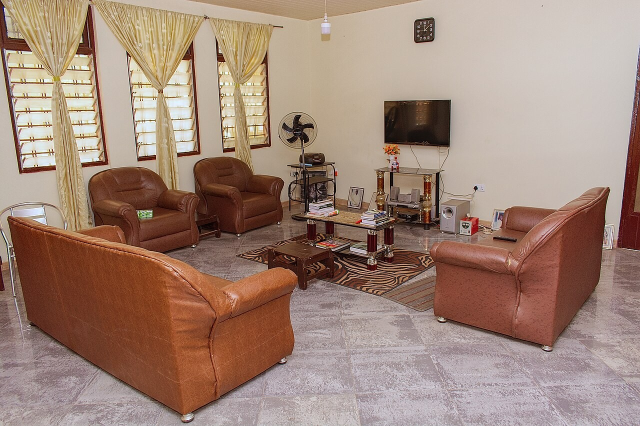
#> input picture spike/assets/rooms/color1.jpg, 1280 x 852 px (shown at 1/2 size); its folder holds only this picture in this run
$ python -i scale.py   (imports and definitions only)
#> lines starting #> are read from the running program, lines starting #| are printed output that depends on the picture; after the words box and inside, x2 and y2 are one past the last pixel; in counts of white or black regions, pixels touching at a corner belong together
#> further down, picture is the input picture: shape (852, 1280, 3); mean B, G, R 119.7, 133.7, 160.3
"""Put a real measurement into the room photo, using a sheet of A4.

Monocular metric depth is remarkable and it is still a guess. The model has
never seen this room and infers absolute distance from what rooms usually look
like, so a small room furnished like a large one comes back too big. On the
sample photos here the recovered camera height lands between 1.18 m and 1.45 m,
which is plausible for every one of them and therefore proves nothing: a ten
percent error is invisible and turns a 200×300 recommendation into a 220×330.

An A4 sheet fixes that, and it is the one ruler every household already owns.
Its dimensions are exact by definition — ISO 216 fixes A4 at 210×297 mm — so a
sheet lying on the floor gives the photo a known length in the same plane the
carpet will lie in. Everything the depth model got wrong about scale is a single
multiplicative factor, and one known length is enough to recover it.

The aspect ratio is what makes detection trustworthy rather than hopeful. A4's
ratio is √2, and after the sheet's corners are projected onto the recovered
floor plane, a correct detection *must* measure √2 on that plane. A book, a
tile, or a patch of sunlight will not, so the ratio is used to reject candidates
and only the length is used to measure. That also means a bad floor plane
rejects itself: project onto a wrong plane and the rectangle comes out skewed.
"""

from __future__ import annotations

from dataclasses import dataclass

import cv2
import numpy as np

from app.room.floor import FloorPlane

# ISO 216, in metres. Exact by definition, not measured.
A4_SHORT_M = 0.210
A4_LONG_M = 0.297
A4_RATIO = A4_LONG_M / A4_SHORT_M  # √2, near enough

# How far a candidate's measured ratio may sit from √2 and still be believed.
# Wide enough to survive a sheet that is not perfectly flat and a plane that is
# a degree or two off; far too tight for the ratio to be met by accident.
RATIO_TOLERANCE = 0.12

# The appearance tests are deliberately weak, because the strong test is
# geometric and comes later. A candidate only becomes a measurement if, once its
# corners are projected onto the floor plane, the rectangle it forms measures √2
# — and nothing in a room does that by accident. Tightening these two instead
# cost real detections: a white sheet on a cream tile floor is barely brighter
# than the tile, and demanding contrast lost every photo with a pale floor,
# which is most of them.
MAX_PAPER_SATURATION = 90  # 0..255, HSV S, inside the quad
MIN_BRIGHTER_THAN_SURROUND = -4  # inside minus ring; paper is never much darker

# A sheet smaller than this is too few pixels to corner accurately; larger than
# this and it is not a sheet, it is the floor.
MIN_AREA_FRACTION = 0.0008
MAX_AREA_FRACTION = 0.10

# The correction is refused outside this band. A metric depth model that is out
# by more than this has not mis-scaled the room, it has misunderstood it, and
# quietly multiplying by 3 would turn a wrong answer into a confident wrong
# answer.
MIN_SCALE = 0.5
MAX_SCALE = 2.0


@dataclass(frozen=True)
class ScaleReference:
    """A measured A4 sheet, and what it says about the photo's scale."""

    scale: float  # multiply every metric length by this
    corners_px: np.ndarray  # (4, 2) as found in the image
    measured_long_m: float  # the sheet's long side before correction
    measured_short_m: float
    ratio_error: float  # |measured ratio − √2| / √2

    # [4 lines left out: function correction_percent, not called in this run]


def _looks_like_paper(hsv: np.ndarray, quad: np.ndarray) -> bool:
    """Is the region inside this quadrilateral a pale sheet on a darker floor?"""
    inside = np.zeros(hsv.shape[:2], dtype=np.uint8)
    cv2.fillPoly(inside, [quad.astype(np.int32)], 1)
    if inside.sum() < 60:
        return False

    # A ring just outside the quad, as wide as a tenth of its own size, is what
    # "the floor around it" means. Dilating the quad and subtracting it is the
    # cheapest way to draw that ring for a shape of any orientation.
    span = int(np.sqrt(inside.sum()) * 0.35) | 1
    ring = cv2.dilate(inside, np.ones((span, span), np.uint8)) - inside
    if ring.sum() < 40:
        return False

    value = hsv[:, :, 2]
    saturation = hsv[:, :, 1]
    inside_value = float(np.median(value[inside > 0]))
    ring_value = float(np.median(value[ring > 0]))
    inside_saturation = float(np.median(saturation[inside > 0]))

    return (
        inside_saturation <= MAX_PAPER_SATURATION
        and inside_value - ring_value >= MIN_BRIGHTER_THAN_SURROUND
    )


def _paper_candidates(image_bgr: np.ndarray) -> list[np.ndarray]:
    """Quadrilaterals that could be a sheet of paper, largest first.

    Found by their edges rather than by their colour. A sheet's defining feature
    in a room photo is a hard four-sided boundary; its brightness only tells the
    two apart once the boundary is known, which is what `_looks_like_paper` is
    for.
    """
    hsv = cv2.cvtColor(image_bgr, cv2.COLOR_BGR2HSV)
#> hsv: shape (852, 1280, 3); mean H, S, V 36, 81.1, 160.5
    grey = cv2.cvtColor(image_bgr, cv2.COLOR_BGR2GRAY)
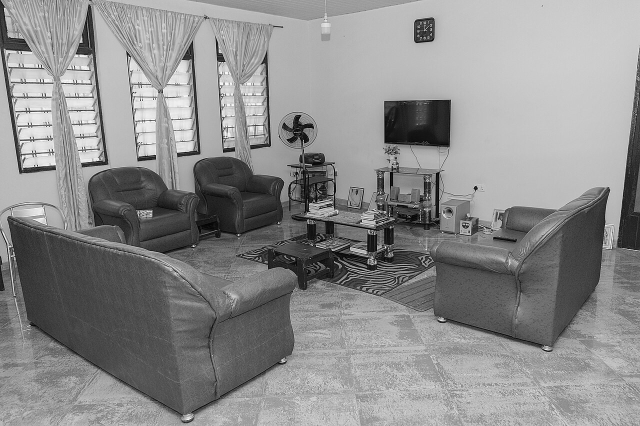
#> grey: shape (852, 1280) (shown at 1/2 size); min 0, max 255, mean 140.1
    # Local contrast first. A room photo is lit from one side, so a sheet in the
    # dim half sits at grey values a global threshold reads as shadow; CLAHE
    # equalises in tiles and gives its edges back.
    grey = cv2.createCLAHE(clipLimit=2.0, tileGridSize=(8, 8)).apply(grey)
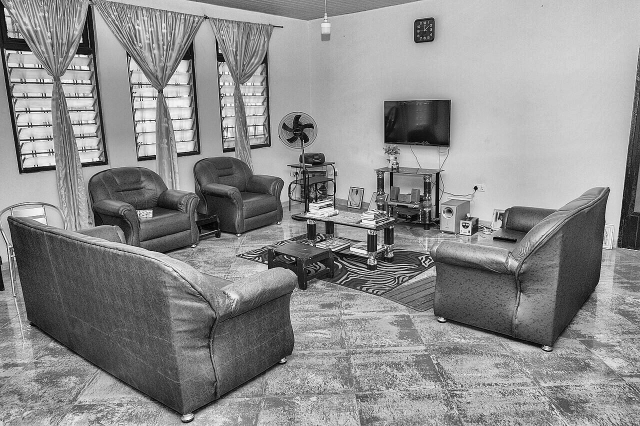
#> grey: shape (852, 1280) (shown at 1/2 size); min 0, max 255, mean 141.6
    grey = cv2.bilateralFilter(grey, 7, 60, 60)  # keep edges, lose floor texture

    # Otsu picks the threshold from this photo rather than from a constant, which
    # matters because the same sheet under window light and under a lamp is two
    # very different grey values.
    high, _ = cv2.threshold(grey, 0, 255, cv2.THRESH_BINARY + cv2.THRESH_OTSU)
#> high = 129
    edges = cv2.Canny(grey, int(high * 0.5), int(high))
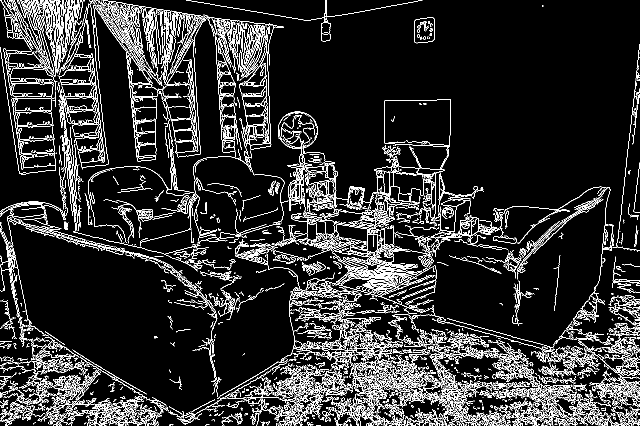
#> edges: shape (852, 1280) (shown at 1/2 size); 11% white in thin lines or dots
    # Closing, not dilation. Both bridge the one-pixel breaks a soft shadow
    # leaves in an edge, but dilation also thickens the band outward, and
    # `findContours` then traces the *inside* of that thickened band — pulling
    # every corner a pixel or two inward. On a sheet ninety pixels wide that is
    # a four to nine percent under-measurement, in one direction, every time:
    # precisely the systematic error this whole reference exists to remove.
    edges = cv2.morphologyEx(edges, cv2.MORPH_CLOSE, np.ones((3, 3), np.uint8))
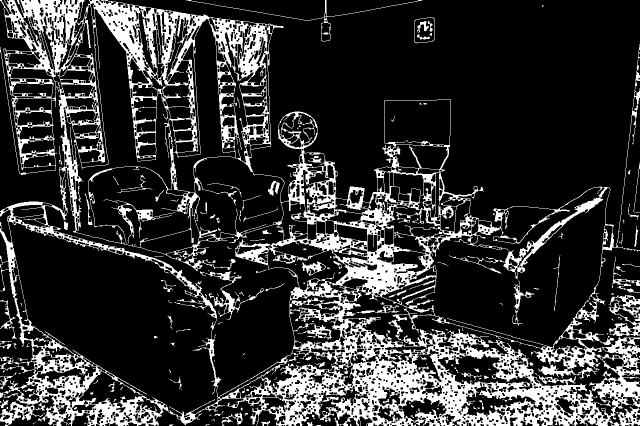
#> edges: shape (852, 1280) (shown at 1/2 size); 20.1% white; 182 white regions (90 under 20 px)

    contours, _ = cv2.findContours(edges, cv2.RETR_LIST, cv2.CHAIN_APPROX_SIMPLE)
#> contours = 2533 contours, 990 with area under 20; largest, box (x1, y1, x2, y2) and area: (0, 0, 1280, 852) 747864, (16, 442, 437, 834) 91983, (763, 374, 1221, 697) 74450, (89, 335, 599, 795) 50847, (149, 17, 344, 489) 28805
    frame_area = float(image_bgr.shape[0] * image_bgr.shape[1])
#> frame_area = 1090560

    found: list[tuple[float, np.ndarray]] = []
    for contour in contours:
        area = cv2.contourArea(contour)
        if not (MIN_AREA_FRACTION * frame_area <= area <= MAX_AREA_FRACTION * frame_area):
            continue
        # Insist on four corners. The tolerance is a fraction of the perimeter so
        # it scales with the sheet's size in the frame, not the photo's pixels.
        approx = cv2.approxPolyDP(contour, 0.02 * cv2.arcLength(contour, True), True)
        if len(approx) != 4 or not cv2.isContourConvex(approx):
            continue
        # A sheet is solid: this drops ring- and comb-shaped regions that happen
        # to have four extreme points.
        if area / max(cv2.contourArea(cv2.convexHull(contour)), 1.0) < 0.85:
            continue
        quad = approx.reshape(4, 2).astype(np.float32)
        if not _looks_like_paper(hsv, quad):
            continue
        # Corners to sub-pixel. `approxPolyDP` returns a contour vertex, which is
        # a whole pixel on the edge band; the measurement divides by a length of
        # eighty or a hundred pixels, so half a pixel per corner is half a
        # percent of the answer and it is free to remove.
        refined = cv2.cornerSubPix(
            grey,
            quad.copy(),
            (5, 5),
            (-1, -1),
            (cv2.TERM_CRITERIA_EPS + cv2.TERM_CRITERIA_MAX_ITER, 30, 0.01),
        )
        # Sub-pixel refinement can bolt onto a stronger nearby edge; keep it only
        # while it stays a correction rather than becoming a different corner.
        if np.all(np.linalg.norm(refined - quad, axis=1) < 3.0):
            quad = refined
        found.append((area, quad))
#> this loop made 2533 passes
#> area on pass 1556: 1523
#> area on passes 4, 5, 11, 13, 20, 21: 24, 23, 20, 26, 29.5, 46.5
#> after the loop, found = [(1523, [[673, 449], [733, 457], [734, 481], [675.7, 474.5]]), (1523, [[104, 252], [105, 275], [38, 276], [44, 253]])]

    found.sort(key=lambda pair: pair[0], reverse=True)
    return [corners for _, corners in found]


# [77 lines left out: functions _on_plane, _side_lengths, find_a4_scale, not called in this run]

>>> import cv2
>>> picture = cv2.imread('../../../spike/assets/rooms/color1.jpg')
>>> result = _paper_candidates(picture)
#> result = [[[673, 449], [733, 457], [734, 481], [675.7, 474.5]], [[104, 252], [105, 275], [38, 276], [44, 253]]]

$ run again, on spike/assets/rooms/color2.jpg
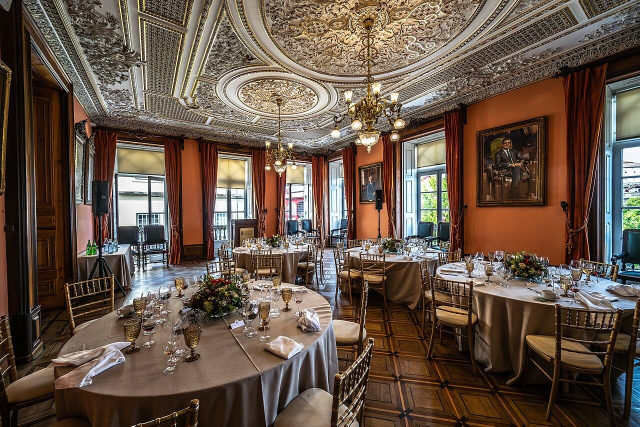
#> input picture spike/assets/rooms/color2.jpg, 1280 x 853 px (shown at 1/2 size)
#> picture is the input picture: shape (853, 1280, 3); mean B, G, R 71.3, 84.1, 101.7
#> hsv: shape (853, 1280, 3); mean H, S, V 28.8, 122.4, 104.9
#> in _paper_candidates, `grey = cv2.createCLAHE(clipLimit=2.0, tileGridSize=(8, 8)).apply(grey)`:
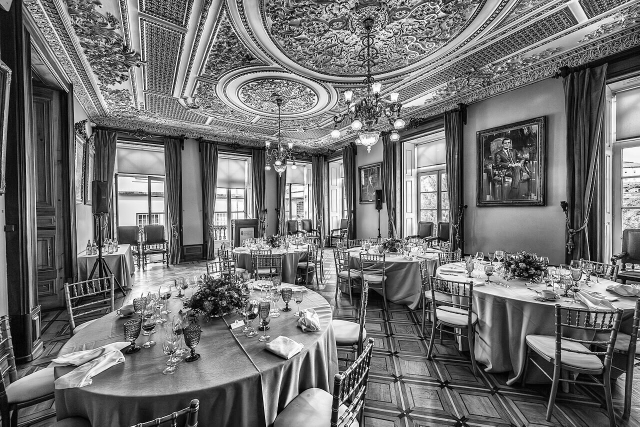
#> grey: shape (853, 1280) (shown at 1/2 size); min 0, max 255, mean 113.7
#> high = 119
#> in _paper_candidates, `edges = cv2.morphologyEx(edges, cv2.MORPH_CLOSE, np.ones((3, 3), np.ui..`:
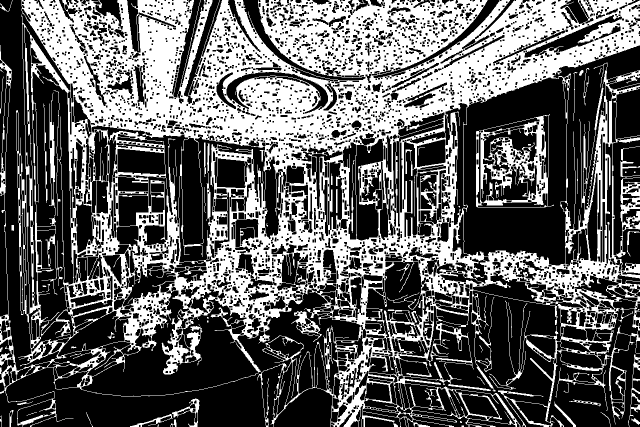
#> edges: shape (853, 1280) (shown at 1/2 size); 38.1% white; 73 white regions (28 under 20 px)
#> contours = 4233 contours, 1738 with area under 20; largest, box (x1, y1, x2, y2) and area: (0, 0, 1280, 853) 868396, (925, 153, 1135, 532) 67436, (162, 580, 517, 793) 32763, (64, 129, 148, 669) 30253, (952, 228, 1108, 416) 24254
#> the loop in _paper_candidates, `for contour in contours:` made 4233 passes
#> area on passes 4, 5, 7: 35.5, 37.5, 68
#> after the loop in _paper_candidates, `for contour in contours:`: found = [(3126.5, [[436, 316], [489, 322], [489, 376], [433, 373]]), (2627, [[891, 279], [890, 325], [833, 333], [834, 291]])]
#> result = [[[436, 316], [489, 322], [489, 376], [433, 373]], [[891, 279], [890, 325], [833, 333], [834, 291]]]

$ run again, on spike/assets/rooms/mine-1.jpg
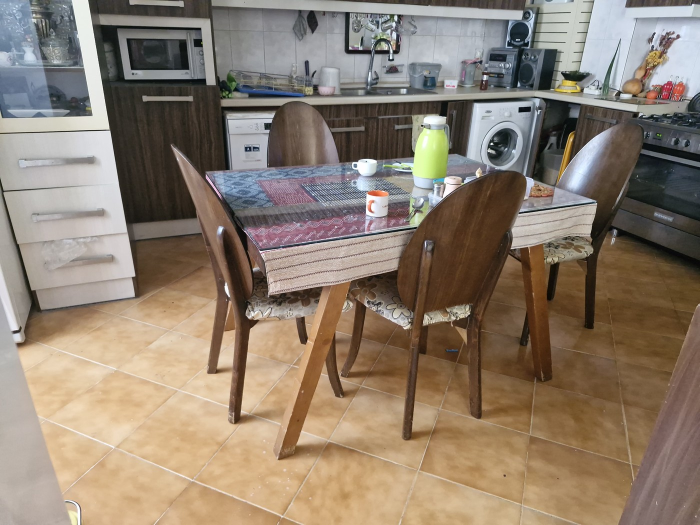
#> input picture spike/assets/rooms/mine-1.jpg, 1400 x 1050 px (shown at 1/2 size)
#> picture is the input picture: shape (1050, 1400, 3); mean B, G, R 111.2, 126.9, 141.9
#> hsv: shape (1050, 1400, 3); mean H, S, V 39.3, 72.1, 145.4
#> in _paper_candidates, `grey = cv2.createCLAHE(clipLimit=2.0, tileGridSize=(8, 8)).apply(grey)`:
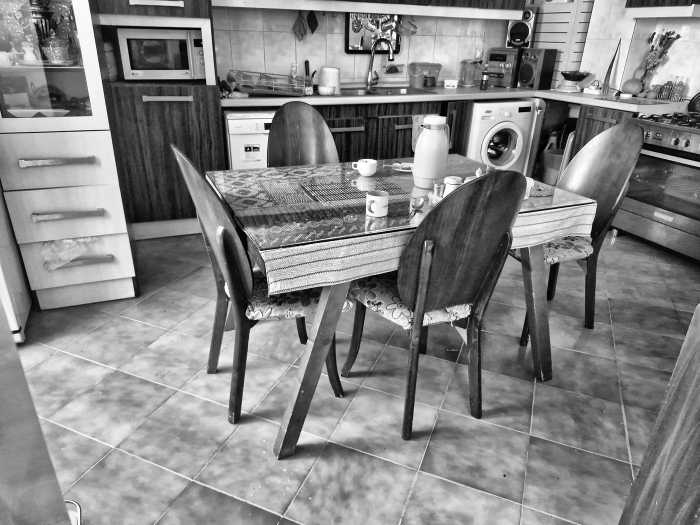
#> grey: shape (1050, 1400) (shown at 1/2 size); min 0, max 255, mean 134
#> high = 128
#> in _paper_candidates, `edges = cv2.morphologyEx(edges, cv2.MORPH_CLOSE, np.ones((3, 3), np.ui..`:
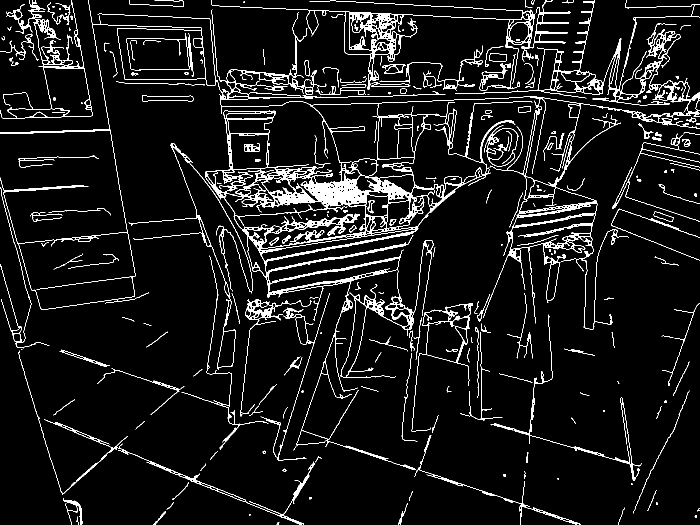
#> edges: shape (1050, 1400) (shown at 1/2 size); 6.9% white; 229 white regions (55 under 20 px)
#> contours = 933 contours, 341 with area under 20; largest, box (x1, y1, x2, y2) and area: (0, 0, 1400, 940) 185954, (37, 464, 271, 619) 27362, (234, 56, 412, 159) 16200, (422, 0, 1142, 179) 14142, (0, 0, 185, 237) 12478
#> the loop in _paper_candidates, `for contour in contours:` made 933 passes
#> area on passes 2, 10, 11: 52, 69.5, 27
#> after the loop in _paper_candidates, `for contour in contours:`: found = [(1958.5, [[469, 660], [465, 730], [435, 735], [446, 666]]), (4941, [[460, 268], [536, 269], [534, 334], [466, 339]])]
#> result = [[[460, 268], [536, 269], [534, 334], [466, 339]], [[469, 660], [465, 730], [435, 735], [446, 666]]]

$ run again, on spike/assets/rooms/mine-2.jpg
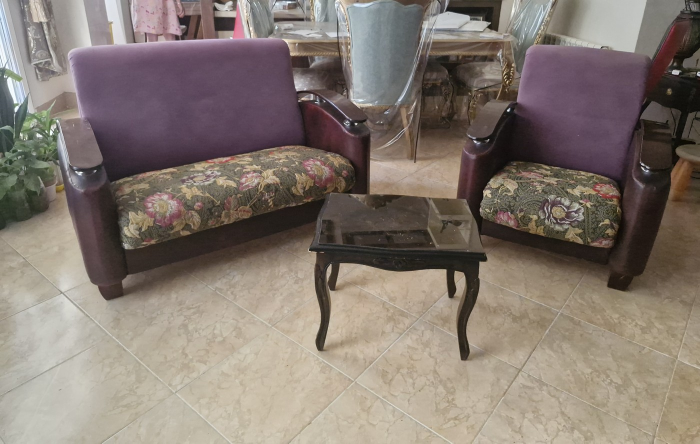
#> input picture spike/assets/rooms/mine-2.jpg, 1400 x 887 px (shown at 1/2 size)
#> picture is the input picture: shape (887, 1400, 3); mean B, G, R 112.2, 120.8, 132.2
#> hsv: shape (887, 1400, 3); mean H, S, V 46, 51.8, 133
#> in _paper_candidates, `grey = cv2.createCLAHE(clipLimit=2.0, tileGridSize=(8, 8)).apply(grey)`:
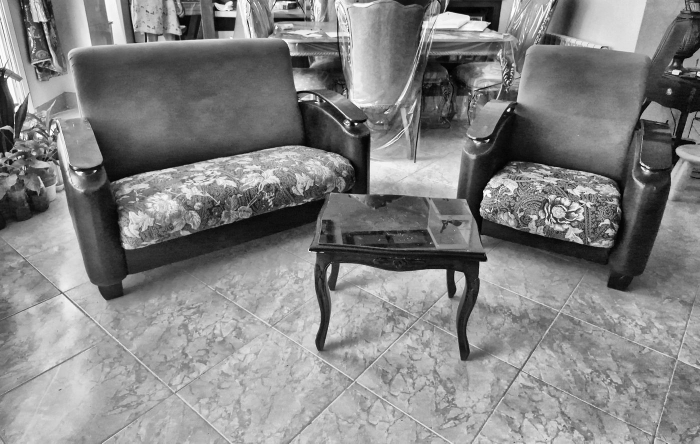
#> grey: shape (887, 1400) (shown at 1/2 size); min 0, max 255, mean 131.6
#> high = 120
#> in _paper_candidates, `edges = cv2.morphologyEx(edges, cv2.MORPH_CLOSE, np.ones((3, 3), np.ui..`:
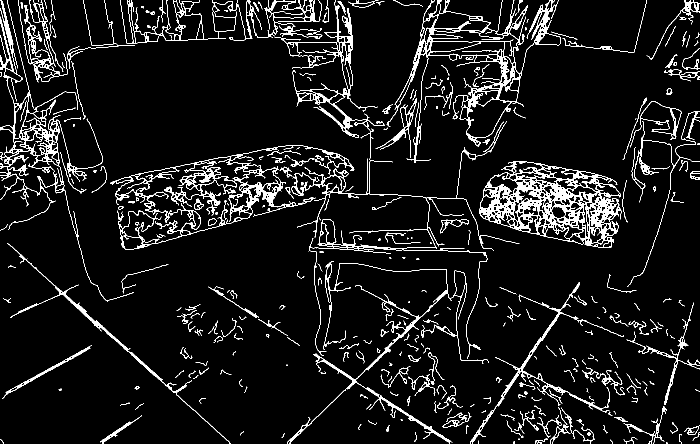
#> edges: shape (887, 1400) (shown at 1/2 size); 7.4% white; 325 white regions (78 under 20 px)
#> contours = 1066 contours, 401 with area under 20; largest, box (x1, y1, x2, y2) and area: (959, 322, 1243, 496) 34153, (220, 291, 709, 499) 33820, (773, 0, 1122, 293) 28182, (273, 313, 501, 468) 16537, (0, 0, 268, 604) 16263
#> the loop in _paper_candidates, `for contour in contours:` made 1066 passes
#> area on passes 11, 13, 17: 33, 23.5, 25
#> after the loop in _paper_candidates, `for contour in contours:`: found = []
